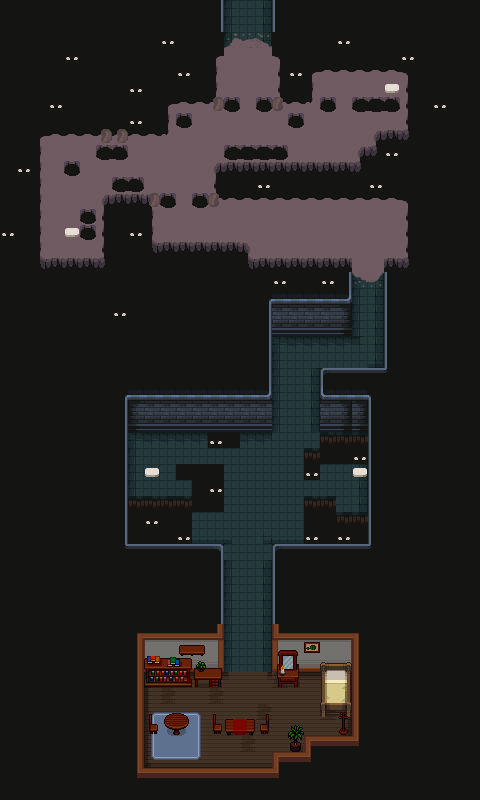

This game map was drawn from its Tiled (.tmx) file and the tilesets committed beside it. A one-line description and the trimmed map source follow:
An orthogonal 30x50 tile map with 16x16 px tiles, 5 tile layers (Piso, Vacio, Paredes, Props, ...), 6 tilesets and 78 objects.

<map version="1.10" tiledversion="1.10.2" orientation="orthogonal" renderorder="right-down" width="30" height="50" tilewidth="16" tileheight="16" infinite="0" nextlayerid="13" nextobjectid="132">
 <tileset firstgid="1" source="Tilemaps/PisoYParedes.tsx" />
 <tileset firstgid="626" source="Tilemaps/PisoDark.tsx" />
 <tileset firstgid="641" source="Tilemaps/Props.tsx" />
 <tileset firstgid="1266" source="Tilemaps/Furniture.tsx" />
 <tileset firstgid="1914" source="Tilemaps/FloorsAndWalls.tsx" />
 <tileset firstgid="2376" source="Tilemaps/Carpets.tsx" />
 <layer id="1" name="Piso" width="30" height="50">
  <data>[1500 cells, 463 non-empty, 45 distinct tile ids]</data>
 </layer>
 <layer id="4" name="Vacio" width="30" height="50">
  <data>[1500 cells, 929 non-empty, 7 distinct tile ids]</data>
 </layer>
 <layer id="3" name="Paredes" width="30" height="50">
  <data>[1500 cells, 196 non-empty, 52 distinct tile ids]</data>
 </layer>
 <layer id="5" name="Props" width="30" height="50">
  <data>[1500 cells, 46 non-empty, 37 distinct tile ids]</data>
 </layer>
 <layer id="9" name="Props2" width="30" height="50">
  <data>[1500 cells, 15 non-empty, 14 distinct tile ids]</data>
 </layer>
 <objectgroup id="10" name="Collisions">
  <object id="38" x="272" y="544" width="16" height="80" />
  <object id="39" x="208" y="544" width="16" height="80" />
  <object id="40" x="128" y="544" width="80" height="16" />
  <object id="41" x="112" y="384" width="16" height="176" />
  <object id="42" x="128" y="384" width="144" height="16" />
  <object id="43" x="256" y="288" width="16" height="96" />
  <object id="44" x="272" y="288" width="80" height="16" />
  <object id="45" x="272" y="304" width="80" height="25.5" />
  <object id="46" x="336" y="272" width="16" height="16" />
  <object id="47" x="384" y="272" width="16" height="112" />
  <object id="48" x="320" y="368" width="64" height="32" />
  <object id="49" x="320" y="400" width="48" height="31.375" />
  <object id="50" x="368" y="400" width="16" height="160" />
  <object id="51" x="288" y="544" width="80" height="16" />
  <object id="52" x="128" y="400" width="144" height="25.0909" />
  <object id="54" x="208" y="0" width="16" height="32" />
  <object id="55" x="272" y="0" width="16" height="32" />
  <object id="61" x="272" y="624" width="96" height="16" />
  <object id="62" x="352" y="640" width="16" height="112" />
  <object id="63" x="304" y="736" width="48" height="16" />
  <object id="64" x="272" y="752" width="48" height="16" />
  <object id="66" x="128" y="768" width="160" height="16" />
  <object id="67" x="128" y="624" width="16" height="144" />
  <object id="68" x="144" y="624" width="80" height="16" />
  <object id="69" x="225.875" y="720" width="28.25" height="10" />
  <object id="70" x="321.875" y="688" width="30.125" height="23.0909" />
  <object id="71" x="272" y="640" width="80" height="26.25" />
  <object id="72" x="278.182" y="666.313" width="20" height="16.9602" />
  <object id="73" x="144" y="640" width="76.375" height="41.7787" />
  <object id="74" x="165.458" y="715.245" width="21.5613" height="12.4901">
   <ellipse />
  </object>
  <object id="75" x="211.159" y="432.818" width="25.409" height="11.7045" />
  <object id="76" x="196.182" y="480" width="22" height="28.1818" />
  <object id="77" x="128" y="507.273" width="58.3636" height="36.7273" />
  <object id="78" x="310.25" y="509.318" width="22.75" height="34.6818" />
  <object id="79" x="336.75" y="520.795" width="31.25" height="23.2045" />
  <object id="80" x="307.273" y="460" width="10.3636" height="17.6363" />
  <object id="81" x="324.545" y="440" width="43.2727" height="19.6364" />
  <object id="82" x="152.364" y="252.182" width="90.9091" height="35.8182" />
  <object id="83" x="240" y="268.546" width="96" height="19.4546" />
  <object id="84" x="111.091" y="204.182" width="34.9091" height="67.8182" />
  <object id="85" x="32" y="268.909" width="120.364" height="19.0909" />
  <object id="87" x="0" y="144" width="34" height="144" />
  <object id="88" x="0" y="96" width="161.637" height="32.5455" />
  <object id="89" x="0" y="128" width="34.1819" height="16" />
  <object id="90" x="144" y="64" width="62" height="32" />
  <object id="91" x="285.455" y="64" width="20.7273" height="32.9091" />
  <object id="92" x="276.364" y="32" width="27.6364" height="17.2727" />
  <object id="93" x="285.273" y="48" width="18.7273" height="16" />
  <object id="94" x="192" y="32" width="26.3636" height="19.0909" />
  <object id="95" x="192" y="48" width="17.0909" height="16" />
  <object id="96" x="304" y="32" width="144" height="31.7273" />
  <object id="97" x="412.546" y="64" width="35.4546" height="112" />
  <object id="98" x="220.193" y="173.273" width="195.807" height="19.2727" />
  <object id="99" x="382.545" y="142.181" width="25.4545" height="33.8181" />
  <object id="100" x="365.818" y="156" width="16" height="15.0909" />
  <object id="101" x="416" y="176" width="32" height="96" />
  <object id="102" x="400" y="272" width="48" height="32" />
  <object id="110" x="117.063" y="181.688" width="22.25" height="7.875">
   <ellipse />
  </object>
  <object id="111" x="103.091" y="150.091" width="18.2727" height="8.63636">
   <ellipse />
  </object>
  <object id="112" x="67.0114" y="165.205" width="10.0341" height="9.29477">
   <ellipse />
  </object>
  <object id="113" x="83.0114" y="213.011" width="9.77273" height="9.02773">
   <ellipse />
  </object>
  <object id="114" x="83.2614" y="229.25" width="9.5" height="9.21591">
   <ellipse />
  </object>
  <object id="115" x="163.147" y="196.799" width="9.90117" height="9.77077">
   <ellipse />
  </object>
  <object id="116" x="195.761" y="197.506" width="9.35227" height="9.05114">
   <ellipse />
  </object>
  <object id="117" x="232.272" y="150.636" width="45.6818" height="7.35228">
   <ellipse />
  </object>
  <object id="118" x="228" y="101.455" width="9.09095" height="9.27273">
   <ellipse />
  </object>
  <object id="119" x="259.364" y="100.909" width="9.54543" height="9.00005">
   <ellipse />
  </object>
  <object id="120" x="291.818" y="117.182" width="8.81819" height="9.27272">
   <ellipse />
  </object>
  <object id="121" x="179.506" y="117.483" width="9.59091" height="9.35795">
   <ellipse />
  </object>
  <object id="123" x="323.545" y="101" width="9.27271" height="8.99995">
   <ellipse />
  </object>
  <object id="124" x="358.818" y="100.545" width="34.0909" height="10.3636">
   <ellipse />
  </object>
  <object id="125" x="148.438" y="193.75" width="12.25" height="14.1875">
   <ellipse />
  </object>
  <object id="126" x="208.063" y="192.188" width="12.25" height="15.0625">
   <ellipse />
  </object>
  <object id="127" x="97.6875" y="130.25" width="31.1875" height="14">
   <ellipse />
  </object>
  <object id="128" x="272.609" y="98.5652" width="12.1304" height="12.3478">
   <ellipse />
  </object>
  <object id="129" x="212" y="98.5217" width="12.087" height="12.1739">
   <ellipse />
  </object>
  <object id="130" x="180.273" y="466.091" width="39.2727" height="12.1818" />
  <object id="131" x="220.438" y="639.813" width="2.75" height="28.9375" />
 </objectgroup>
</map>
